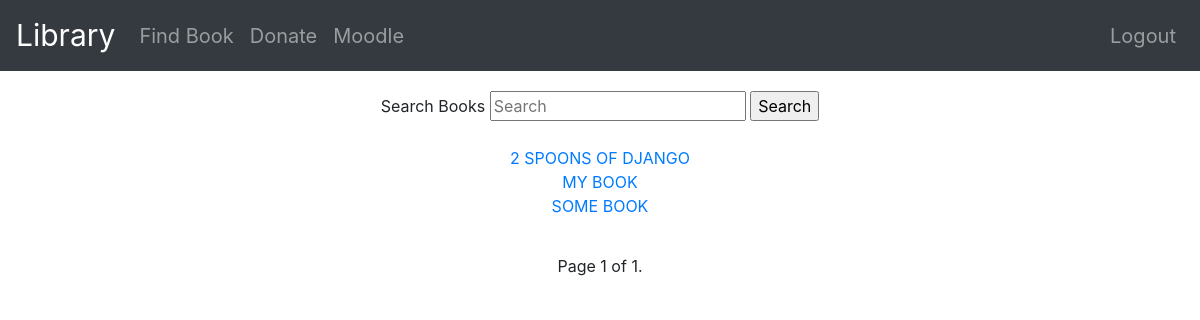
The app's page /book/list/ (signed in), older data.
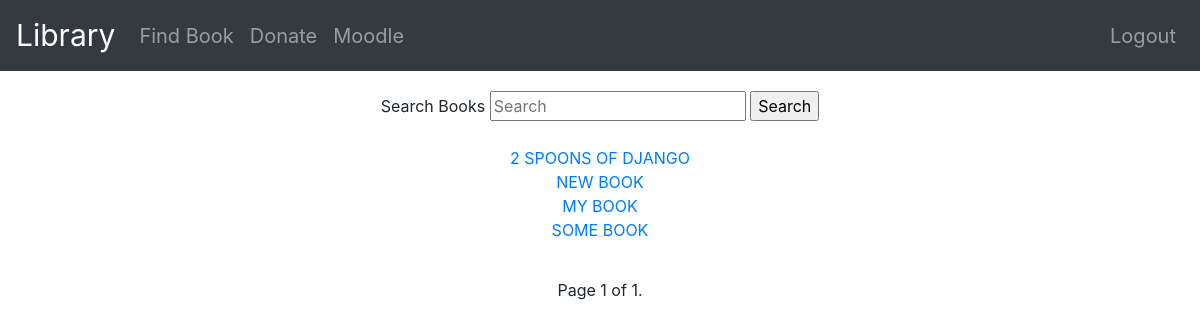
The same page, newer data.
### books/models.py (models this page shows, shortened)
class Book(models.Model):
    name = models.TextField(max_length=256)
    author = models.TextField(max_length=256)
    available = models.BooleanField(default=False)
    copies = models.IntegerField()
    class Meta:
        ordering = ['name']

### books/views.py (the view)
# urls.py: path('list/',views.BookList.as_view(),name='list'),
class BookList(generic.ListView,mixins.LoginRequiredMixin):
    model = Book
    paginate_by = 50

### books/templates/books/book_list.html (shortened to what this page needs)
{% extends 'base.html' %}
{% load static %}
{% block content %}
{% if user.is_authenticated %}
<form class="center" action="{% url 'books:search' %}" method="post">
  <label for="search">Search Books</label>
  <input type="text" id="search" placeholder="Search" name="search">
  <input type="submit" value="Search">
</form>
<div class="center">
  {% if book_by_name %}
      {% for book in book_by_name %}
      <a href="{% url 'books:detail' book.pk %}">{{ book.name|upper }}</a><br>
      {% endfor %}
  {% elif book_by_author %}
    {% for book in book_author %}
    <a href="{% url 'books:detail' book.pk %}">{{ book.name|upper }}</a><br>
    {% endfor %}
  {% elif page_obj %}
    {% for book in page_obj %}
        <a href="{% url 'books:detail' book.pk %}">{{ book.name|upper }}</a><br>
    {% endfor %}
  {% else %}
    <h4>No Book found try book name or author name</h4>
  {% endif %}
</div>
<div class="center">
        <span class="current">
            Page {{ page_obj.number }} of {{ page_obj.paginator.num_pages }}.
        </span>
</div>
{% else %}
<h1>Please log in</h1>
{% endif %}
{% endblock %}
{% block css %}
<link rel="stylesheet" href="{%static 'css/list.css' %}">
{% endblock %}

### templates/base.html (shortened to what this page needs)
<!DOCTYPE html>
{% load static %}
<html lang="en" dir="ltr">
  <head>
    <link rel="stylesheet" href="https://stackpath.bootstrapcdn.com/bootstrap/4.4.1/css/bootstrap.min.css">
    <link rel="stylesheet" href="{% static 'css/master.css'%}">
  </head>
    <body>
      <nav class="navbar navbar-expand-lg navbar-dark bg-dark">
        <a class="navbar-brand" href="{% url 'index' %}">Library</a>
        <div class="collapse navbar-collapse" id="navbarNavAltMarkup">
          <div class="navbar-nav align-items-center">
            {% if user.is_authenticated %}
            <a class ="nav-item nav-link" href="{% url 'books:list' %}">Find Book</a>
            <a class ="nav-item nav-link" href="{% url 'books:create' %}">Donate</a>
            <a class ="nav-item nav-link" href="http://moodle.rcoe.co.in/">Moodle</a>
            {% else %}
            <a class="nav-item nav-link" href="https://eng.rizvi.edu.in/">Rizvi Official</a>
            <a class="nav-item nav-link" href="https://rcoe.co.in/login.php">Student Management</a>
            <a class="nav-item nav-link" href="http://moodle.rcoe.co.in/">Moodle</a>
            {% endif %}
          </div>
          <div class="navbar-nav ml-auto">
            {% if user.is_authenticated %}
              <a class="nav-item nav-link" href="{% url 'students:logout'%}">Logout</a>
            {% else %}
              <a class="nav-item nav-link" href="{% url 'students:login'%}">Login</a>
              <a class="nav-item nav-link" href="{% url 'students:signup' %}">Sign-Up</a>
            {% endif %}
          </div>
        </div>
      </nav>
        <div class="container">
          {% block content %}
          {% endblock %}
        </div>
  </body>
  {% block css %}
  {% endblock%}
</html>

### static/css/master.css (style rules this page uses)
.navbar-brand { font-size: 30px; }
.nav-link { font-size: 20px; }

### static/css/list.css (style rules this page uses)
.center { text-align: center; padding-top: 20px; }
form { border-radius: 10px; }

Row changes from the older to the newer data that the page shows:
added Book: name "NEW BOOK"
